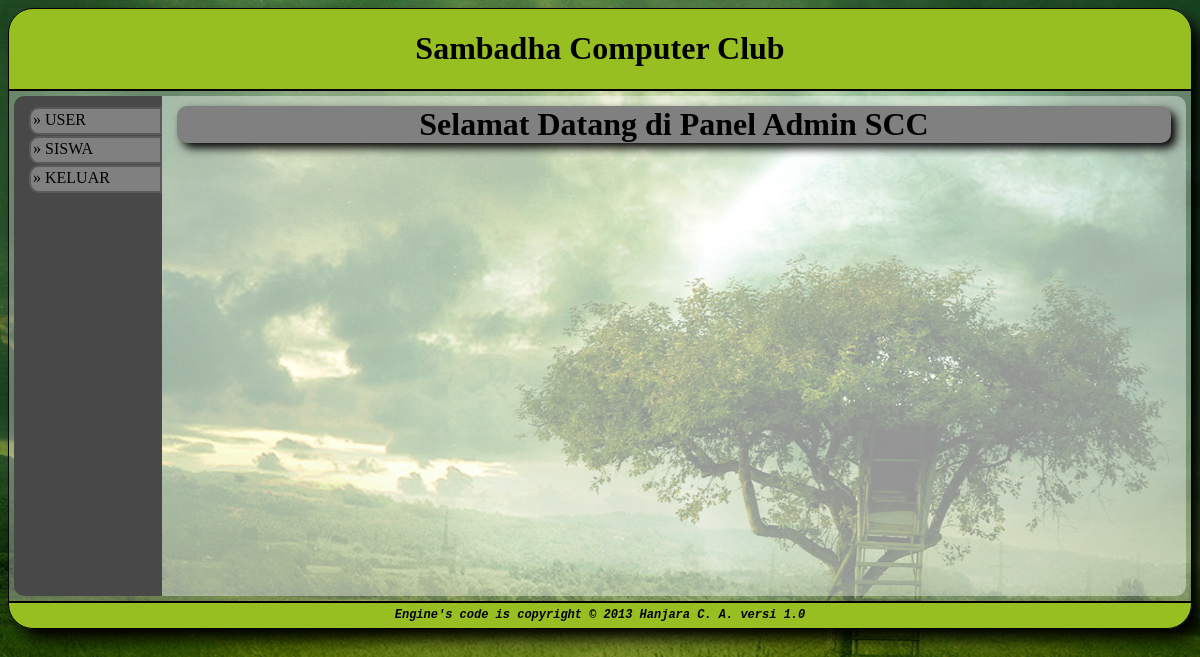
/admin/admin.php?p=salam (signed in), run on the app's committed database.
### tables this page shows
CREATE TABLE IF NOT EXISTS `menu` (
  `kd_menu` int(11) NOT NULL,
  `nm_menu` varchar(50) NOT NULL,
  `judul` varchar(50) NOT NULL,
  `link` varchar(300) NOT NULL,
  `status` int(11) NOT NULL,
  `tgl` date NOT NULL,
  PRIMARY KEY (`kd_menu`)
);

### admin/body.php (the view, shortened to what this page needs)
<head>
<link rel="stylesheet" href="../css/styleadmin.css" type="text/css" />
</head>
<body>
<div id="utama">
<table>
<tr>
<td id="kanan" height="500">
	<div>
		<?php
			$query="SELECT * FROM menu WHERE status='1'";
			$result=mysql_query($query);
			while($row=mysql_fetch_array($result))
			{
				echo"<a href='$row[link]'><div id='menubar'> &#187; $row[judul] </div></a>";
			}
				$query="SELECT * FROM menu WHERE status='2'";
			$result=mysql_query($query);
			while($row=mysql_fetch_array($result))
			{
				echo"<a href='$row[link]'><div id='menubar'> &#187; $row[judul] </div></a>";
			}
		?>
	</div>
</td>
<td id="isi_menu">
	<div>
		<?php
			if(!empty($_GET['p']))
			{
				if(file_exists($_GET['p'].".php"))
				{
					require_once($_GET['p'].".php");
				}
			}
		?>
	</div>
</td>
</tr>
</table>
</div>
</body>

### css/styleadmin.css (style rules this page uses)
body { background-image:url(../images/bgr.jpg); background-size:100% 800px; background-repeat:no-repeat; }
a:link { color:#000000;text-decoration:none; }
table { border-collapse:collapse; }
#menubar { margin-top: 1px; padding: 2px; width:125px; height: 20px; border: 2px solid rgba(0, 0, 0, 0.3); background-color: grey; border-radius: 10px 0px 0px 10px; }
#utama { border: 2px solid rgba(0, 0, 0, 0.3); margin: 0 auto; border: 0px solid black; padding: 5px; background: rgba(255,255,255,0.3); border: 1px solid black; }
#kanan { background-color: #484848; width: 150px; vertical-align: top; padding-bottom:10px; padding-top: 10px; padding-left: 15px; padding-right: 0px; border-radius: 10px 0px 0px 10px; }
#isi_menu { vertical-align: top; padding-top: 10px; padding-right: 15px; padding-left: 15px; padding-bottom: 10px; border: 0px; width: 90%; background: rgba(255,255,255,0.4); border-radius: 0px 10px 10px 0px; }

### data on the page
menu: judul "USER"
menu: judul "SISWA"
menu: judul "KELUAR"
